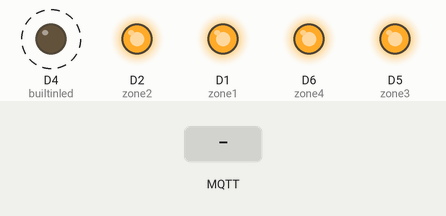
A sketch run on a simulated ESP8266 (NodeMCU). Shown: output pins drawn as LEDs (lit = HIGH). Dashed ring = blinking. Inputs (shaded band) come from the test bench. WiFi joins after 1.5 s; servers stay silent unless stated; no MQTT or app messages arrive unless stated; what the sketch prints to the serial monitor is not drawn.

Above: at 5.7 s.
5.8 s: MQTT message "zone1triggeron" arrives on the first subscribed topic
At 7.3 s:
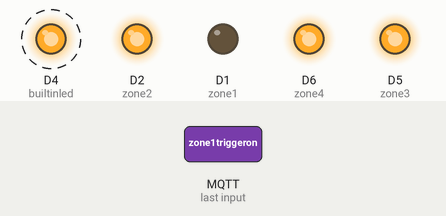
8.8 s: MQTT message "zone2triggeron" arrives on the first subscribed topic
At 11.3 s:
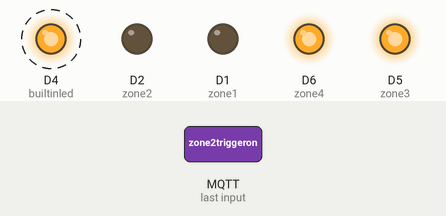
11.8 s: MQTT message "zone1triggeroff" arrives on the first subscribed topic
At 13.3 s:
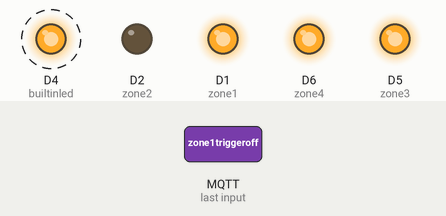
14.8 s: MQTT message "zone3triggeron" arrives on the first subscribed topic
At 17.3 s:
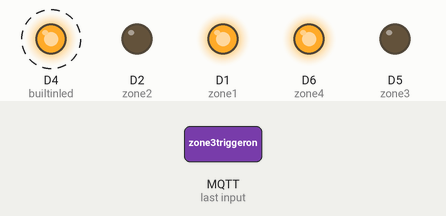
17.8 s: MQTT message "zone2triggeroff" arrives on the first subscribed topic
At 19.0 s:
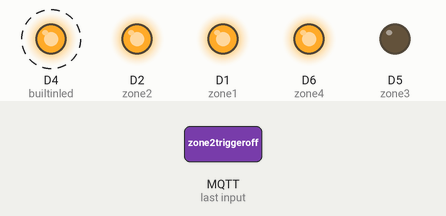
20.8 s: MQTT message "zone4triggeron" arrives on the first subscribed topic
At 23.3 s:
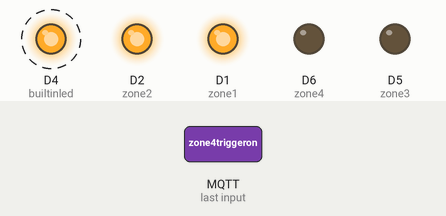
Timing chart, 0 to 24.8 s (numbered marks = the images above; inputs shaded):
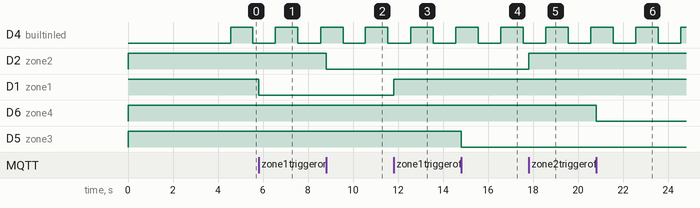

Measured:
- after the input at 5.8 s, D1 (zone1): HIGH → LOW at once
- after the input at 8.8 s, D2 (zone2): HIGH → LOW at once
- after the input at 11.8 s, D1 (zone1): LOW → HIGH at once
- after the input at 14.8 s, D5 (zone3): HIGH → LOW at once
- after the input at 17.8 s, D2 (zone2): LOW → HIGH at once
- after the input at 20.8 s, D6 (zone4): HIGH → LOW at once
- by itself, D4 (builtinled): alternates HIGH for 1.0 s and LOW for 1.0 s

The sketch:

v.1.ino
```cpp
/*

        Project : Irrigation
         Author : Juan Bredenkamp
        Created : 28 May 2019
    Description : Hassio MQTT Irrigation Automation
        Version : v.1
MQTT Device ID  : irrigation

  Arduino Pin                                  Board Pin

	Ground  ----------------------------------   Ground

		  D1  ----------------------------------   zone1
		  D2  ----------------------------------   zone2
		  D5  ----------------------------------   zone3
      D6  ----------------------------------   zone4

  Pub

	     iotstatus		  ---- 	  Irrigation IOT Online!

  Sub

      zone1		  ---- 	  zone1 On or Off "zone1triggeron" or "zone1triggeroff"
      zone2		  ---- 	  zone2 On or Off "zone2triggeron" or "zone2triggeroff"
      zone3		  ---- 	  zone3 On or Off "zone3triggeron" or "zone3triggeroff"
      zone4		  ---- 	  zone4 On or Off "zone4triggeron" or "zone4triggeroff"

*/

#include <ESP8266WiFi.h>
#include <WiFiClient.h>
#include <PubSubClient.h>

char message_buff[100];

IPAddress ip(192, 168, 20, 62);
IPAddress gateway(192, 168, 20, 1);
IPAddress subnet(255, 255, 255, 0);
IPAddress server(192, 168, 20, 60);

char ssid[] = "SSID"; // your SSID
char pass[] = "Password";  // your SSID Password

WiFiClient espClient;
PubSubClient mqttClient(espClient);

int zone1 = D1;
int zone2 = D2;
int zone3 = D5;
int zone4 = D6;

const long interval = 1000;
unsigned long previousMillis = 0;
int ledState = LOW;

int builtinled = 2;

void setup() {

  Serial.begin(115200);
  pinMode(builtinled, OUTPUT);

  pinMode(zone1, OUTPUT);
  digitalWrite(zone1, HIGH);

  pinMode(zone2, OUTPUT);
  digitalWrite(zone2, HIGH);

  pinMode(zone3, OUTPUT);
  digitalWrite(zone3, HIGH);

  pinMode(zone4, OUTPUT);
  digitalWrite(zone4, HIGH);


  WiFi.config(ip, gateway, subnet);
  WiFi.begin(ssid, pass);

  while ( WiFi.status() != WL_CONNECTED ) {
    delay ( 500 );
    Serial.print ( "." );
}

  Serial.println ( "" );
  Serial.print ( "Connected to " );
  Serial.println ( ssid );
  Serial.print ( "IP address: " );
  Serial.println ( WiFi.localIP() );

  delay(1500);

  mqttClient.setServer(server, 1883);
  mqttClient.setCallback(callback);

  delay(1500);

}

void loop() {

  if (!mqttClient.connected()) {
    reconnect();
  }


unsigned long currentMillis = millis();

  if (currentMillis - previousMillis >= interval) {
    // save the last time you blinked the LED
    previousMillis = currentMillis;

    // if the LED is off turn it on and vice-versa:
    if (ledState == LOW) {
      ledState = HIGH;
    } else {
      ledState = LOW;
    }

    // set the LED with the ledState of the variable:
    digitalWrite(builtinled, ledState);
  }


  mqttClient.loop();


}

void reconnect() {

  while (!mqttClient.connected()) {
    Serial.print("Attempting MQTT connection...");
    if (mqttClient.connect("irrigation", "username", "Password")) {
      Serial.println("connected");

      mqttClient.publish("iotstatus","Irrigation IOT Online!");

      mqttClient.subscribe("zone1");
      mqttClient.subscribe("zone2");
      mqttClient.subscribe("zone3");
	    mqttClient.subscribe("zone4");

    }
    else {
      Serial.print("failed, rc=");
      Serial.println(" try again in 10 seconds");
      delay(10000);
    }
  }
}

void callback(char* topic, byte* payload, unsigned int length) {

  Serial.print("Message arrived [");
  Serial.print(topic);
  Serial.print("] ");

  int i = 0;

  for (i = 0; i < length; i++) {
    message_buff[i] = payload[i];
  }

  message_buff[i] = '\0';
  String msgString = String(message_buff);
  Serial.print(msgString);
  Serial.println();

  if (msgString == "zone1triggeroff"){
	  digitalWrite(zone1,HIGH);
    Serial.println("zone1 off");
  }

  if (msgString == "zone1triggeron"){
	  digitalWrite(zone1,LOW);
    Serial.println("zone1 on");
  }

  if (msgString == "zone2triggeroff"){
	  digitalWrite(zone2,HIGH);
    Serial.println("zone2 off");
  }

  if (msgString == "zone2triggeron"){
	  digitalWrite(zone2,LOW);
    Serial.println("zone2 on");
  }

  if (msgString == "zone3triggeroff"){
	  digitalWrite(zone3,HIGH);
    Serial.println("zone3 off");
  }

  if (msgString == "zone3triggeron"){
	  digitalWrite(zone3,LOW);
    Serial.println("zone3 on");
  }

  if (msgString == "zone4triggeroff"){
	  digitalWrite(zone4,HIGH);
    Serial.println("zone4 off");
  }

  if (msgString == "zone4triggeron"){
	  digitalWrite(zone4,LOW);
    Serial.println("zone4 on");
  }

}
```
